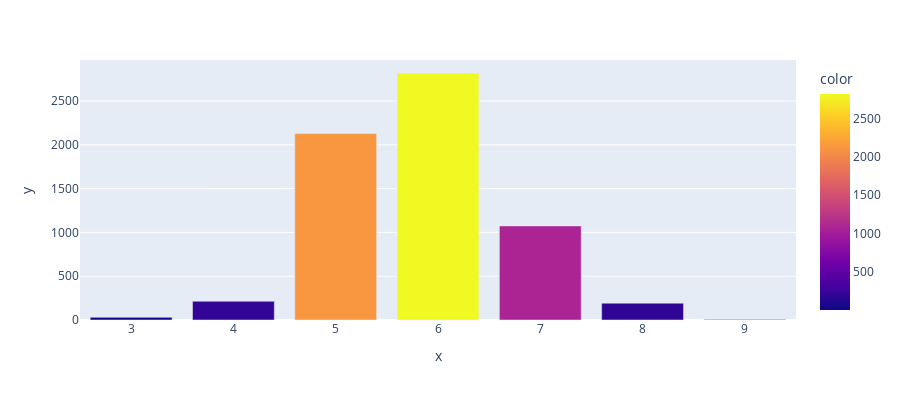

Here is the notebook cell this chart was saved with:
### Code cell
#Count of each quality
counter_quality = collections.Counter(wine_df["quality"])
fig = px.bar(wine_df, x=wine_df['quality'].unique(), y=list(counter_quality.values()),
              color=list(counter_quality.values()),
             labels={'pop':'population of Canada'}, height=400)
fig.show()

### Figure 1 — Plotly figure (JSON) as saved in the notebook; plotly's stock layout.template omitted (floating-point values rounded to 4 significant figures)
{"data": [{"alignmentgroup": "True", "hovertemplate": "x=%{x}<br>y=%{y}<br>color=%{marker.color}<extra></extra>", "legendgroup": "", "marker": {"color": [2820, 2128, 1074, 192, 214, 30, 5], "coloraxis": "coloraxis"}, "name": "", "offsetgroup": "", "orientation": "v", "showlegend": false, "textposition": "auto", "type": "bar", "x": [6, 5, 7, 8, 4, 3, 9], "xaxis": "x", "y": [2820, 2128, 1074, 192, 214, 30, 5], "yaxis": "y"}], "layout": {"barmode": "relative", "coloraxis": {"colorbar": {"title": {"text": "color"}}, "colorscale": [[0, "#0d0887"], [0.1111, "#46039f"], [0.2222, "#7201a8"], [0.3333, "#9c179e"], [0.4444, "#bd3786"], [0.5556, "#d8576b"], [0.6667, "#ed7953"], [0.7778, "#fb9f3a"], [0.8889, "#fdca26"], [1, "#f0f921"]]}, "height": 400, "legend": {"tracegroupgap": 0}, "margin": {"t": 60}, "xaxis": {"anchor": "y", "domain": [0, 1], "title": {"text": "x"}}, "yaxis": {"anchor": "x", "domain": [0, 1], "title": {"text": "y"}}}}
